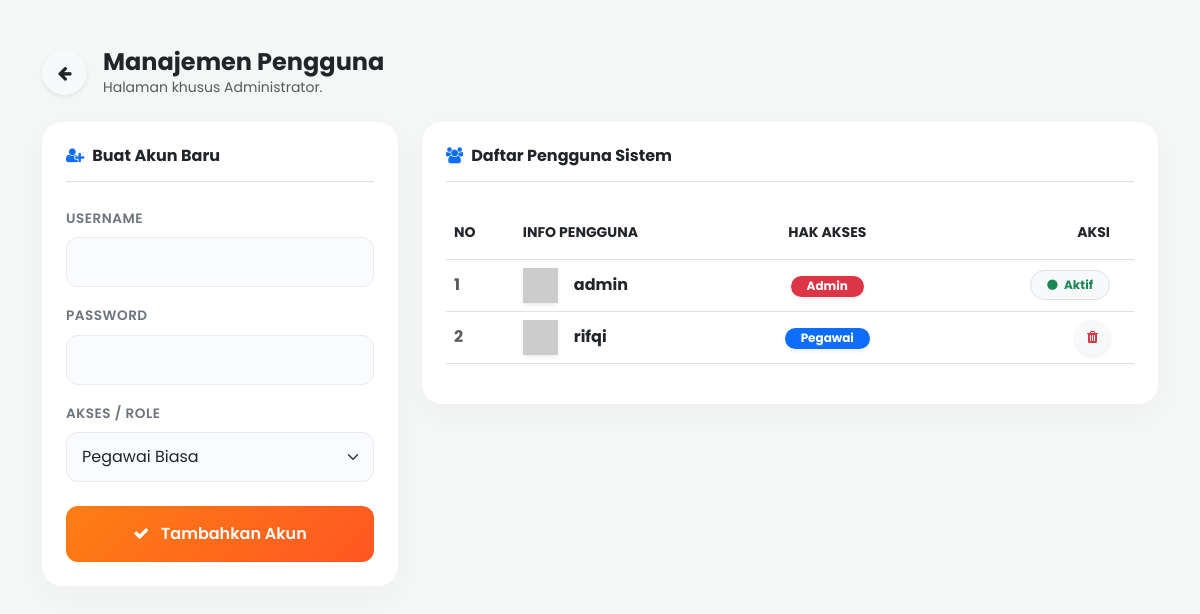
/tambah_user.php (signed in), run on an earlier commit of the app's database.
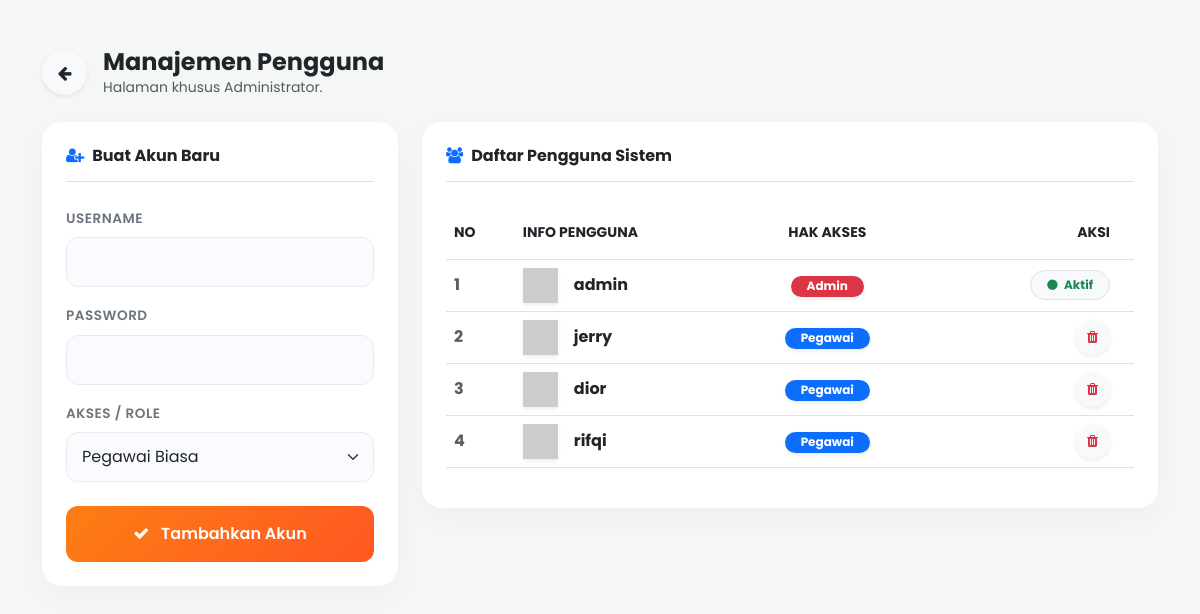
And on a later commit of the database.
### tables this page shows
CREATE TABLE `users` (
  `id` int(11) NOT NULL,
  `username` varchar(50) NOT NULL,
  `password` varchar(255) NOT NULL,
  `role` enum('admin','pegawai') NOT NULL,
  `nama_lengkap` varchar(100) DEFAULT NULL,
  `nomor_whatsapp` varchar(20) DEFAULT NULL,
  `email` varchar(100) DEFAULT NULL,
  `alamat` text DEFAULT NULL,
  `kota` varchar(50) DEFAULT NULL,
  `provinsi` varchar(50) DEFAULT NULL,
  `kode_referral` varchar(20) DEFAULT NULL,
  `referred_by` varchar(20) DEFAULT NULL
);

### tambah_user.php (the view, shortened to what this page needs)
<?php
require 'koneksi.php';
?>
<!DOCTYPE html>
<html lang="id">
<head>
    <link href="https://cdn.jsdelivr.net/npm/bootstrap@5.3.0/dist/css/bootstrap.min.css" rel="stylesheet">
    <link rel="stylesheet" href="https://cdnjs.cloudflare.com/ajax/libs/font-awesome/4.7.0/css/font-awesome.min.css">
</head>
<body>
<div class="container mt-5">
    <div class="d-flex align-items-center mb-4">
        <a href="index.php" class="btn btn-light rounded-circle shadow-sm me-3" style="width: 45px; height: 45px; display: flex; align-items: center; justify-content: center;">
            <i class="fa fa-arrow-left text-dark"></i>
        </a>
        <div>
            <h4 class="fw-bold mb-0 text-dark">Manajemen Pengguna</h4>
            <p class="text-muted small mb-0">Halaman khusus Administrator.</p>
        </div>
    </div>
    <div class="row">
        <div class="col-lg-4 mb-4">
            <div class="card card-premium">
                <h6 class="fw-bold mb-4 border-bottom pb-3"><i class="fa fa-user-plus text-primary me-2"></i>Buat Akun Baru</h6>
                <form method="POST">
                    <div class="mb-3">
                        <label class="form-label">Username</label>
                        <input type="text" name="username" class="form-control" required>
                    </div>
                    <div class="mb-3">
                        <label class="form-label">Password</label>
                        <input type="password" name="password" class="form-control" required>
                    </div>
                    <div class="mb-4">
                        <label class="form-label">Akses / Role</label>
                        <select name="role" class="form-select" required>
                            <option value="pegawai">Pegawai Biasa</option>
                        </select>
                    </div>
                    <button type="submit" name="tambah_user" class="btn btn-gradient w-100 py-3"><i class="fa fa-check me-2"></i> Tambahkan Akun</button>
                </form>
            </div>
        </div>
        <div class="col-lg-8">
            <div class="card card-premium">
                <h6 class="fw-bold mb-4 border-bottom pb-3"><i class="fa fa-users text-primary me-2"></i>Daftar Pengguna Sistem</h6>
                <div class="table-responsive">
                    <table class="table table-hover align-middle border-top-0">
                        <thead class="bg-light text-muted small text-uppercase">
                            <tr>
                                <th width="10%" class="py-3">No</th>
                                <th class="py-3">Info Pengguna</th>
                                <th class="text-center py-3">Hak Akses</th>
                                <th class="text-end py-3 px-4">Aksi</th>
                            </tr>
                        </thead>
                        <tbody class="border-top-0">
                            <?php
                            $res = $conn->query("SELECT * FROM users ORDER BY role ASC, id DESC");
                            $no=1; while($row = $res->fetch_assoc()):
                            ?>
                            <tr>
                                <td class="text-muted fw-bold"><?= $no++ ?></td>
                                <td>
                                    <div class="d-flex align-items-center">
                                        <img src="https://ui-avatars.com/api/?name=<?= urlencode($row['username']) ?>&background=random&color=fff&rounded=true" width="35" class="me-3 shadow-sm">
                                        <span class="fw-bold text-dark"><?= htmlspecialchars($row['username']) ?></span>
                                    </div>
                                </td>
                                <td class="text-center">
                                    <?php if($row['role'] == 'admin') echo '<span class="badge bg-danger rounded-pill px-3 shadow-sm">Admin</span>'; else echo '<span class="badge bg-primary rounded-pill px-3 shadow-sm">Pegawai</span>'; ?>
                                </td>
                                <td class="text-end px-4">
                                    <?php if($row['id'] != $_SESSION['id_user']): ?>
                                    <form method="POST" class="d-inline" id="hapusUser<?= $row['id'] ?>">
                                        <button type="button" onclick="hapusUser(<?= $row['id'] ?>)" class="btn btn-light text-danger btn-sm rounded-circle shadow-sm" style="width:35px; height:35px;"><i class="fa fa-trash"></i></button>
                                    </form>
                                    <?php else: ?>
                                        <span class="badge bg-light text-success border px-3 py-2 rounded-pill"><i class="fa fa-circle text-success me-1"></i> Aktif</span>
                                    <?php endif; ?>
                                </td>
                            </tr>
                            <?php endwhile; ?>
                        </tbody>
                    </table>
                </div>
            </div>
        </div>
    </div>
</div>
</body>
</html>

What changed in the data, as far as the page shows it:
added users: username "jerry", role "Pegawai"
added users: username "dior", role "Pegawai"
